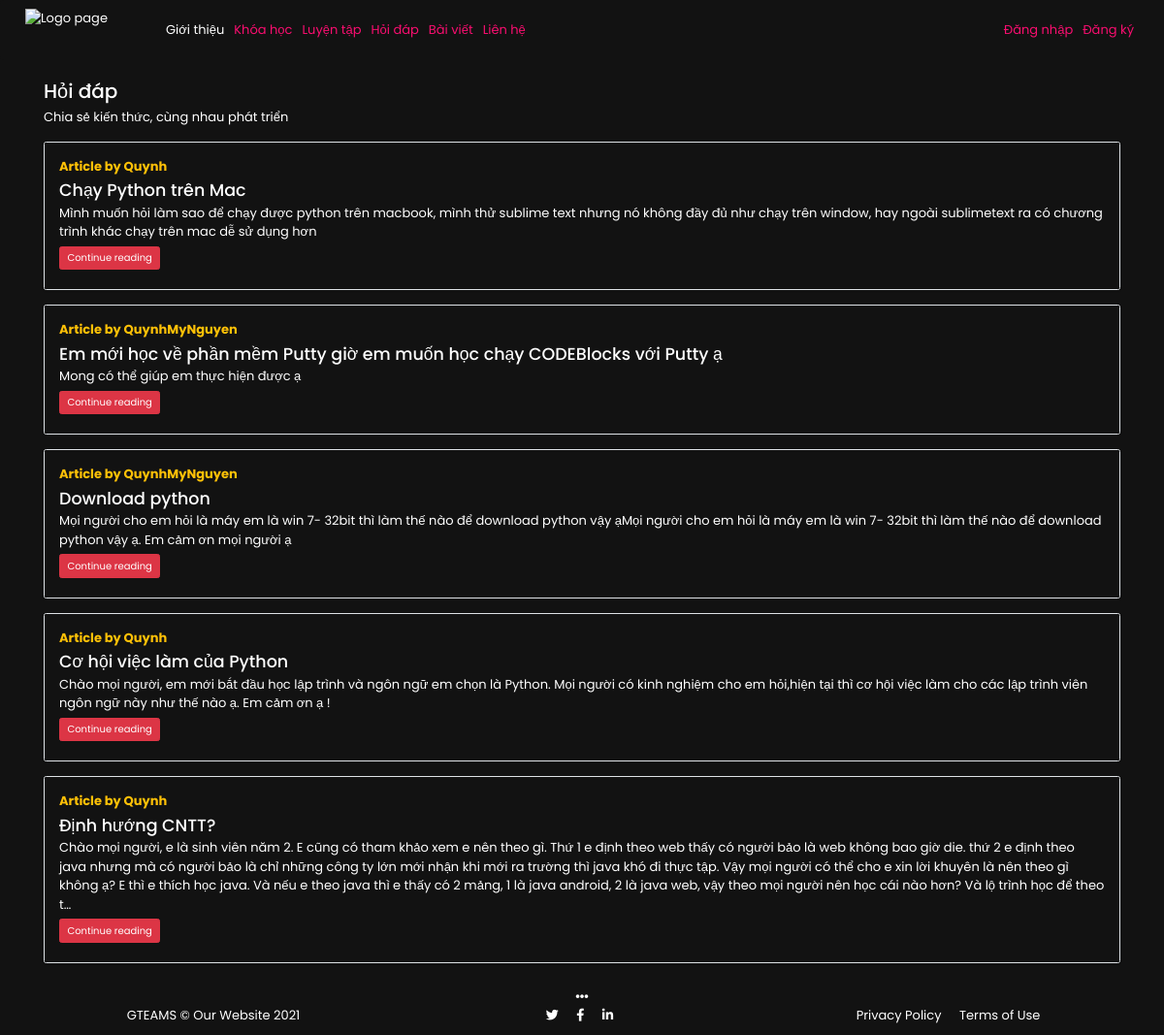
The app's page /GTEAMS/quiz/, older data.
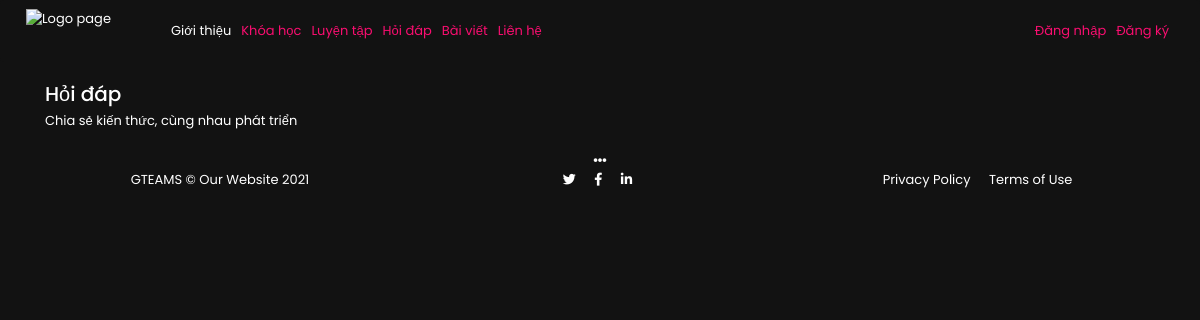
The same page, newer data.
### GTEAMS_APP/models.py (models this page shows, shortened)
class article_quiz(models.Model):
    sno=models.AutoField(primary_key=True)
    title=models.CharField(max_length=255)
    author=models.CharField(max_length=14)
    slug=models.CharField(max_length=130)
    timeStamp=models.DateTimeField(blank=True)
    content=models.TextField()

### GTEAMS_APP/views.py (the view)
# urls.py: path('quiz/', views.quizHome, name='quizs'),
def quizHome(request):
    allPosts= article_quiz.objects.all()
    context={'allPosts': allPosts}
    return render(request, 'pages/quizsHome.html', context)

### GTEAMS_APP/templates/pages/quizsHome.html (shortened to what this page needs)
{% load static %}
<!doctype html>
<html lang="en">
<head>
    <link href="https://stackpath.bootstrapcdn.com/bootstrap/4.5.0/css/bootstrap.min.css" rel="stylesheet">
    <link href="https://use.fontawesome.com/releases/v5.13.0/css/all.css" rel="stylesheet" id="fontawesome-css">
    <link rel="stylesheet" href="https://maxcdn.bootstrapcdn.com/bootstrap/3.4.1/css/bootstrap.min.css">
    <link rel="stylesheet" href="https://stackpath.bootstrapcdn.com/bootstrap/4.5.2/css/bootstrap.min.css">
    <link rel="stylesheet" href="{% static 'css/HomePag.css'%}">
</head>
<body>
    <header>
        <nav class="navbar navbar-expand-lg navbar-dark" style="background-color: #121212;">
            <a class="navbar-brand" href="#"><img src="{% static 'imgs/logo.png'%}" alt="Logo page" width="100" /></a>
            <div class="collapse navbar-collapse" id="navbarNav" style="background-color: #121212;">
                <ul class="navbar-nav">
                    <li class="nav-item active">
                        <a class="nav-link" href="{% url 'intro' %}">Giới thiệu<span class="sr-only">(current)</span></a>
                    </li>
                    <li class="nav-item">
                        <a class="nav-link" href="{% url 'courses' %}">Khóa học</a>
                    </li>
                    <li class="nav-item">
                        <a class="nav-link" href="{% url 'practice' %}">Luyện tập</a>
                    </li>
                    <li class="nav-item">
                        <a class="nav-link" href="{% url 'quizs' %}">Hỏi đáp</a>
                    </li>
                    <li class="nav-item">
                        <a class="nav-link" href="{% url 'blogs' %}">Bài viết</a>
                    </li>
                    <li class="nav-item">
                        <a class="nav-link" href="{% url 'contact' %}">Liên hệ</a>
                    </li>
                </ul>
                <ul class="navbar-nav ml-auto" id="navbar-nav-right" style="background-color: #121212; float: right !important; ">
                    {% if user.is_authenticated %}
                    <li class="nav-item">
                        <a class="nav-link" href="#">Xin chào {{ user.username }}</a>
                    </li>
                    <li class="nav-item">
                        <a class="nav-link" href="{% url 'logout' %}">Đăng xuất</a>
                    </li>
                    {% else %}
                    <li class="nav-item">
                        <a class="nav-link" href="{% url 'log' %}">Đăng nhập</a>
                    </li>
                    <li class="nav-item">
                        <a class="nav-link" href="{% url 'reg' %}">Đăng ký</a>
                    </li>
                    {% endif %}
                </ul>
            </div>
        </nav>
    </header>
    <div class="container my-3">
        <h2>Hỏi đáp</h2>
        <p>Chia sẻ kiến thức, cùng nhau phát triển</p>
        {% for post in allPosts %}
        <div class="row no-gutters border rounded overflow-hidden flex-md-row mb-4 shadow-sm h-md-250 my-4 position-relative">
            <div class="col p-4 d-flex flex-column position-static">
                <strong class="d-inline-block mb-2 text-warning">Article  by {{post.author}}</strong>
                <h3 class="mb-0">{{post.title}}</h3>
                <p class="card-text mb-auto">{{post.content| truncatechars:500}}</p>
                <div class="my-2">
                    <a href="{% url 'quizspost' post.slug %}" role="button" class="btn btn-danger">Continue reading</a>
                </div>
            </div>
        </div>
        {% endfor %}
    </div>
    <footer>
        <div class="container">
            <div class="text-center"><i class="fas fa-ellipsis-h"></i></div>
            <div class="row text-center">
                <div class="col-md-4 box">
                    <span class="copyright quick-links">GTEAMS &copy; Our Website <script>document.write(new Date().getFullYear())</script>
              </span>
                </div>
                <div class="col-md-4 box">
                    <ul class="list-inline social-buttons">
                        <li class="list-inline-item">
                            <a href="#">
                                <i class="fab fa-twitter"></i>
                            </a>
                        </li>
                        <li class="list-inline-item">
                            <a href="#">
                                <i class="fab fa-facebook-f"></i>
                            </a>
                        </li>
                        <li class="list-inline-item">
                            <a href="#">
                                <i class="fab fa-linkedin-in"></i>
                            </a>
                        </li>
                    </ul>
                </div>
                <div class="col-md-4 box">
                    <ul class="list-inline quick-links">
                        <li class="list-inline-item">
                            <a href="#">Privacy Policy</a>
                        </li>
                        <li class="list-inline-item">
                            <a href="#">Terms of Use</a>
                        </li>
                    </ul>
                </div>
            </div>
        </div>
    </footer>
</body>
</html>

### GTEAMS_APP/static/css/HomePag.css (style rules this page uses)
* { margin: 0; padding: 0; box-sizing: border-box; font-family: "Poppins", sans-serif; color: rgb(255, 255, 255); box-sizing: border-box; font-size: 13px; background-color: #121212 ; }
body { background-color: #121212 !important; }
a { text-decoration: none; color: white; }
.navbar-dark .navbar-nav .nav-link { color: rgb(250, 14, 112); background-color: #121212; }

Row changes from the older to the newer data that the page shows:
removed article_quiz: author "Quynh", title "Chạy Python trên Mac", content "Mình muốn hỏi làm sao để chạy được python trên macbook, mình thử sublime text nhưng nó không đầy đủ như chạy trên window, hay ngoài sublimetext ra có chương trình khác chạy trên mac dễ sử dụng hơn"
removed article_quiz: author "QuynhMyNguyen", title "Em mới học về phần mềm Putty giờ em muốn học chạy CODEBlocks với Putty ạ", content "Mong có thể giúp em thực hiện được ạ"
removed article_quiz: author "QuynhMyNguyen", title "Download python", content "Mọi người cho em hỏi là máy em là win 7- 32bit thì làm thế nào để download python vậy ạMọi người cho em hỏi là máy em là win 7- 32bit thì làm thế nào để download python vậy ạ. Em cảm ơn mọi người ạ"
removed article_quiz: author "Quynh", title "Cơ hội việc làm của Python", content "Chào mọi người, em mới bắt đầu học lập trình và ngôn ngữ em chọn là Python. Mọi người có kinh nghiệm cho em hỏi,hiện tại thì cơ hội việc làm cho các lập trình viên ngôn ngữ này như thế nào ạ. Em cảm ơn ạ !"
removed article_quiz: author "Quynh", title "Định hướng CNTT?", content "Chào mọi người, e là sinh viên năm 2. E cũng có tham khảo xem e nên theo gì. Thứ 1 e định theo web thấy có người bảo là web không bao giờ die. thứ 2 e định theo java nhưng mà có người bảo là chỉ những công ty lớn mới nhận khi mới ra trường thì java khó đi thực tập. Vậy mọi người có thể cho e xin lời khuyên là nên theo gì không ạ? E thì e thích học java. Và nếu e theo java thì e thấy có 2 mảng, 1 là java android, 2 là java web, vậy theo mọi người nên học cái nào hơn? Và lộ trình học để theo t…"
